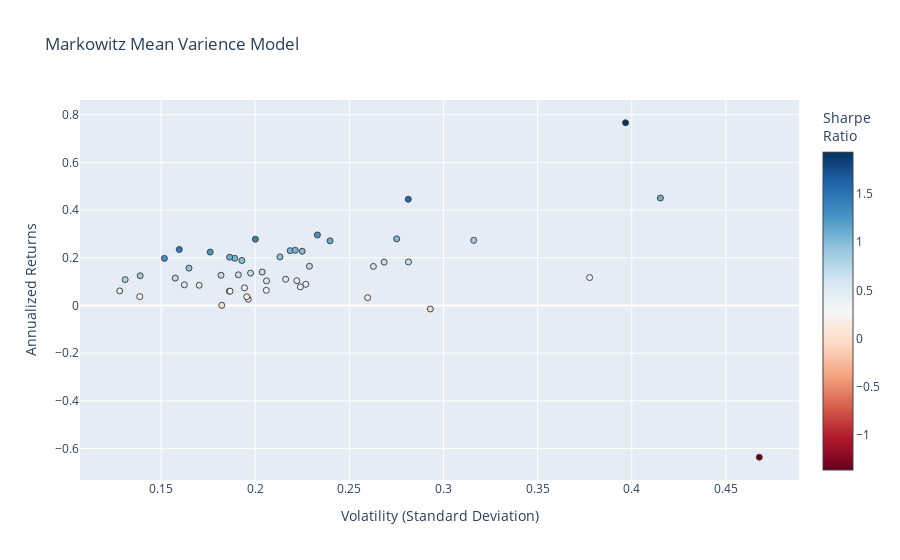

The cell this chart's notebook holds for it:
### Code cell
hover_texts = [
    f"{ticker} <br>Volatility: {vol:.2f} <br>Returns: {ret:.2%} <br>Sharpe Ratio: {sr:.2f}"
    for ticker, vol, ret, sr in zip(names, volatility, annualized_returns, sharpe_ratios)
]

fig = go.Figure(data=go.Scatter(
    x=volatility, 
    y=annualized_returns, 
    mode='markers',
    hoverinfo='text',
    hovertext=hover_texts,
    marker=dict(color=sharpe_ratios, colorscale = 'RdBu', size=6, line=dict(width=1), colorbar=dict(title="Sharpe<br>Ratio")
    )
))

fig.update_layout(
    title='Markowitz Mean Varience Model',
    xaxis_title='Volatility (Standard Deviation)',
    yaxis_title='Annualized Returns',
)

fig.show()

### Figure 1 — Plotly figure (JSON) as saved in the notebook; plotly's stock layout.template omitted (floating-point values rounded to 4 significant figures)
{"data": [{"hoverinfo": "text", "hovertext": ["AAPL_adj_close <br>Volatility: 0.23 <br>Returns: 16.43% <br>Sharpe Ratio: 0.72", "MSFT_adj_close <br>Volatility: 0.22 <br>Returns: 22.73% <br>Sharpe Ratio: 1.01", "AMZN_adj_close <br>Volatility: 0.28 <br>Returns: 44.54% <br>Sharpe Ratio: 1.58", "GOOGL_adj_close <br>Volatility: 0.22 <br>Returns: 22.99% <br>Sharpe Ratio: 1.05", "GOOG_adj_close <br>Volatility: 0.22 <br>Returns: 23.16% <br>Sharpe Ratio: 1.05", "META_adj_close <br>Volatility: 0.24 <br>Returns: 27.09% <br>Sharpe Ratio: 1.13", "TSLA_adj_close <br>Volatility: 0.38 <br>Returns: 11.71% <br>Sharpe Ratio: 0.31", "UA_adj_close <br>Volatility: 0.47 <br>Returns: -63.67% <br>Sharpe Ratio: -1.36", "JPM_adj_close <br>Volatility: 0.21 <br>Returns: 20.36% <br>Sharpe Ratio: 0.96", "V_adj_close <br>Volatility: 0.19 <br>Returns: 18.87% <br>Sharpe Ratio: 0.98", "JNJ_adj_close <br>Volatility: 0.14 <br>Returns: 12.47% <br>Sharpe Ratio: 0.90", "WMT_adj_close <br>Volatility: 0.19 <br>Returns: 7.39% <br>Sharpe Ratio: 0.38", "PG_adj_close <br>Volatility: 0.14 <br>Returns: 3.71% <br>Sharpe Ratio: 0.27", "UNH_adj_close <br>Volatility: 0.20 <br>Returns: 27.78% <br>Sharpe Ratio: 1.39", "MA_adj_close <br>Volatility: 0.19 <br>Returns: 19.77% <br>Sharpe Ratio: 1.05", "NVDA_adj_close <br>Volatility: 0.40 <br>Returns: 76.64% <br>Sharpe Ratio: 1.93", "HD_adj_close <br>Volatility: 0.18 <br>Returns: 22.37% <br>Sharpe Ratio: 1.27", "BAC_adj_close <br>Volatility: 0.27 <br>Returns: 18.17% <br>Sharpe Ratio: 0.68", "DIS_adj_close <br>Volatility: 0.19 <br>Returns: 6.00% <br>Sharpe Ratio: 0.32", "PYPL_adj_close <br>Volatility: 0.28 <br>Returns: 27.92% <br>Sharpe Ratio: 1.01", "VZ_adj_close <br>Volatility: 0.16 <br>Returns: 8.65% <br>Sharpe Ratio: 0.53", "ADBE_adj_close <br>Volatility: 0.23 <br>Returns: 29.57% <br>Sharpe Ratio: 1.27", "CMCSA_adj_close <br>Volatility: 0.19 <br>Returns: 12.85% <br>Sharpe Ratio: 0.67", "NFLX_adj_close <br>Volatility: 0.42 <br>Returns: 45.06% <br>Sharpe Ratio: 1.09", "KO_adj_close <br>Volatility: 0.13 <br>Returns: 6.11% <br>Sharpe Ratio: 0.48", "NKE_adj_close <br>Volatility: 0.22 <br>Returns: 10.38% <br>Sharpe Ratio: 0.47", "PFE_adj_close <br>Volatility: 0.17 <br>Returns: 8.48% <br>Sharpe Ratio: 0.50", "MRK_adj_close <br>Volatility: 0.20 <br>Returns: 2.63% <br>Sharpe Ratio: 0.13", "PEP_adj_close <br>Volatility: 0.13 <br>Returns: 10.83% <br>Sharpe Ratio: 0.83", "T_adj_close <br>Volatility: 0.16 <br>Returns: 11.45% <br>Sharpe Ratio: 0.73", "ABT_adj_close <br>Volatility: 0.21 <br>Returns: 10.31% <br>Sharpe Ratio: 0.50", "CRM_adj_close <br>Volatility: 0.28 <br>Returns: 18.24% <br>Sharpe Ratio: 0.65", "ORCL_adj_close <br>Volatility: 0.20 <br>Returns: 3.66% <br>Sharpe Ratio: 0.19", "ABBV_adj_close <br>Volatility: 0.26 <br>Returns: 16.37% <br>Sharpe Ratio: 0.62", "CSCO_adj_close <br>Volatility: 0.20 <br>Returns: 14.03% <br>Sharpe Ratio: 0.69", "INTC_adj_close <br>Volatility: 0.22 <br>Returns: 10.98% <br>Sharpe Ratio: 0.51", "TMO_adj_close <br>Volatility: 0.20 <br>Returns: 13.56% <br>Sharpe Ratio: 0.69", "XOM_adj_close <br>Volatility: 0.18 <br>Returns: 0.05% <br>Sharpe Ratio: 0.00", "ACN_adj_close <br>Volatility: 0.19 <br>Returns: 20.24% <br>Sharpe Ratio: 1.09", "LLY_adj_close <br>Volatility: 0.23 <br>Returns: 8.87% <br>Sharpe Ratio: 0.39", "COST_adj_close <br>Volatility: 0.18 <br>Returns: 12.67% <br>Sharpe Ratio: 0.70", "MCD_adj_close <br>Volatility: 0.16 <br>Returns: 23.48% <br>Sharpe Ratio: 1.47", "DHR_adj_close <br>Volatility: 0.32 <br>Returns: 27.32% <br>Sharpe Ratio: 0.86", "MDT_adj_close <br>Volatility: 0.19 <br>Returns: 5.98% <br>Sharpe Ratio: 0.32", "NEE_adj_close <br>Volatility: 0.16 <br>Returns: 15.66% <br>Sharpe Ratio: 0.95", "BMY_adj_close <br>Volatility: 0.26 <br>Returns: 3.25% <br>Sharpe Ratio: 0.13", "QCOM_adj_close <br>Volatility: 0.29 <br>Returns: -1.47% <br>Sharpe Ratio: -0.05", "CVX_adj_close <br>Volatility: 0.22 <br>Returns: 7.79% <br>Sharpe Ratio: 0.35", "WFC_adj_close <br>Volatility: 0.21 <br>Returns: 6.35% <br>Sharpe Ratio: 0.31", "LMT_adj_close <br>Volatility: 0.15 <br>Returns: 19.74% <br>Sharpe Ratio: 1.30"], "marker": {"color": [0.7183, 1.01, 1.583, 1.052, 1.047, 1.13, 0.3102, -1.361, 0.9554, 0.978, 0.8973, 0.3801, 0.2679, 1.388, 1.046, 1.932, 1.271, 0.6768, 0.3221, 1.015, 0.5328, 1.269, 0.6727, 1.085, 0.4773, 0.4674, 0.4979, 0.1338, 0.8275, 0.7267, 0.5007, 0.648, 0.1874, 0.623, 0.6889, 0.5082, 0.6863, 0.002847, 1.086, 0.3912, 0.6969, 1.471, 0.8644, 0.3202, 0.95, 0.1253, -0.05025, 0.3477, 0.3082, 1.301], "colorbar": {"title": {"text": "Sharpe<br>Ratio"}}, "colorscale": [[0, "rgb(103,0,31)"], [0.1, "rgb(178,24,43)"], [0.2, "rgb(214,96,77)"], [0.3, "rgb(244,165,130)"], [0.4, "rgb(253,219,199)"], [0.5, "rgb(247,247,247)"], [0.6, "rgb(209,229,240)"], [0.7, "rgb(146,197,222)"], [0.8, "rgb(67,147,195)"], [0.9, "rgb(33,102,172)"], [1, "rgb(5,48,97)"]], "line": {"width": 1}, "size": 6}, "mode": "markers", "type": "scatter", "x": [0.2288, 0.225, 0.2813, 0.2186, 0.2212, 0.2398, 0.3776, 0.4677, 0.2131, 0.1929, 0.1389, 0.1943, 0.1387, 0.2001, 0.1891, 0.3967, 0.1761, 0.2685, 0.1863, 0.2751, 0.1624, 0.233, 0.191, 0.4152, 0.128, 0.2221, 0.1702, 0.1963, 0.1309, 0.1575, 0.206, 0.2814, 0.1955, 0.2628, 0.2037, 0.2162, 0.1975, 0.1822, 0.1864, 0.2269, 0.1818, 0.1597, 0.316, 0.1866, 0.1648, 0.2597, 0.293, 0.224, 0.2059, 0.1517], "y": [0.1643, 0.2273, 0.4454, 0.2299, 0.2316, 0.2709, 0.1171, -0.6367, 0.2036, 0.1887, 0.1247, 0.07386, 0.03714, 0.2778, 0.1977, 0.7664, 0.2237, 0.1817, 0.05999, 0.2792, 0.08651, 0.2957, 0.1285, 0.4506, 0.0611, 0.1038, 0.08475, 0.02626, 0.1083, 0.1145, 0.1031, 0.1824, 0.03663, 0.1637, 0.1403, 0.1098, 0.1356, 0.0005188, 0.2024, 0.08874, 0.1267, 0.2348, 0.2732, 0.05975, 0.1566, 0.03253, -0.01472, 0.07789, 0.06345, 0.1974]}], "layout": {"title": {"text": "Markowitz Mean Varience Model"}, "xaxis": {"title": {"text": "Volatility (Standard Deviation)"}}, "yaxis": {"title": {"text": "Annualized Returns"}}}}
